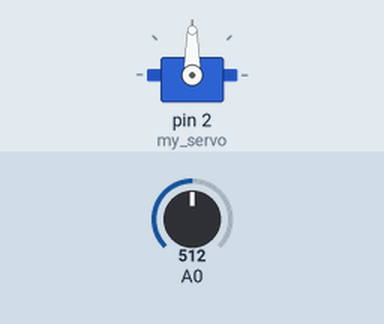
This sketch was run on a simulated Arduino Uno, built with avr-gcc and run on an emulated ATmega328P. On the bench: servo. The test bench sets the inputs (shaded band); at power-on: A0 = 512.

Above: at 1.2 s.
1.3 s: A0 set to 716
At 1.6 s:
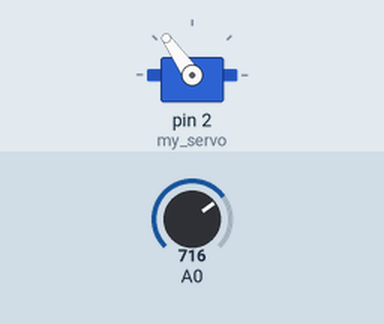
2.8 s: A0 set to 900
At 3.7 s:
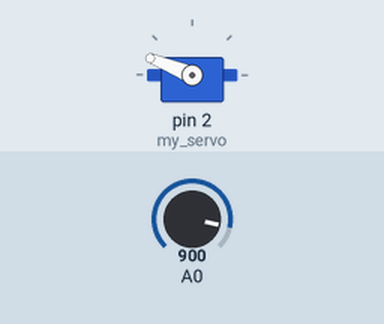
4.3 s: A0 set to 1023
At 5.1 s:
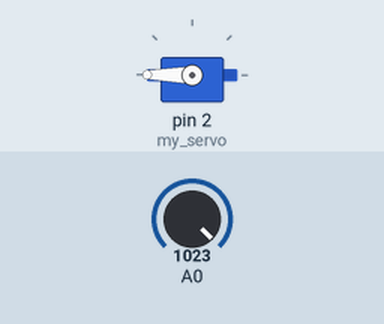
5.8 s: A0 set to 306
At 7.0 s:
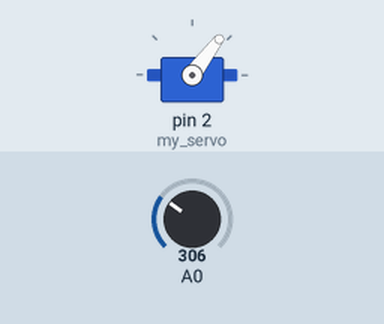
7.3 s: A0 set to 122
At 8.6 s:
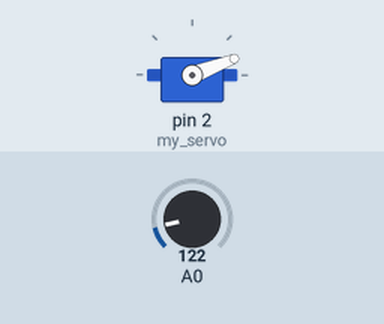
Timing chart, 0 to 9.8 s (numbered marks = the images above; inputs shaded):
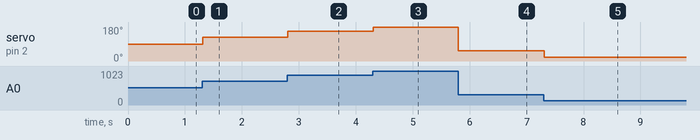

The sketch:

005-controlling_a_servo.ino
```cpp
// Include the code library for controlling servos.
#include <Servo.h>

// Create a servo-object for controlling the servo motor.
Servo my_servo;

// Reserve memory for variables to store data in.
int value_in;
int angle;

void setup() {
  // Tell the servo object which output the servo is connected to.
  my_servo.attach(2);
  // Set pin A0 to be an input.
  pinMode(A0, INPUT);
}

void loop() {
  // Read the position of the potentiometer. This gives a value between 0 and 1023.
  value_in = analogRead(A0);
  // Scale the value so that it lies between 0 and 180.
  angle = map(value_in, 0, 1023, 0, 180);
  // Set the position of the servo.
  my_servo.write(angle);
  // Wait a bit for the servo to move to the corrected position.
  delay(15);
}
```

Measured:
- after the input at 1.3 s, servo on pin 2 (my_servo): 90° → 125° at once
- after the input at 2.8 s, servo on pin 2 (my_servo): 125° → 158° at once
- after the input at 4.3 s, servo on pin 2 (my_servo): 158° → 180° at once
- after the input at 5.8 s, servo on pin 2 (my_servo): 180° → 53° at once
- after the input at 7.3 s, servo on pin 2 (my_servo): 53° → 21° at once
